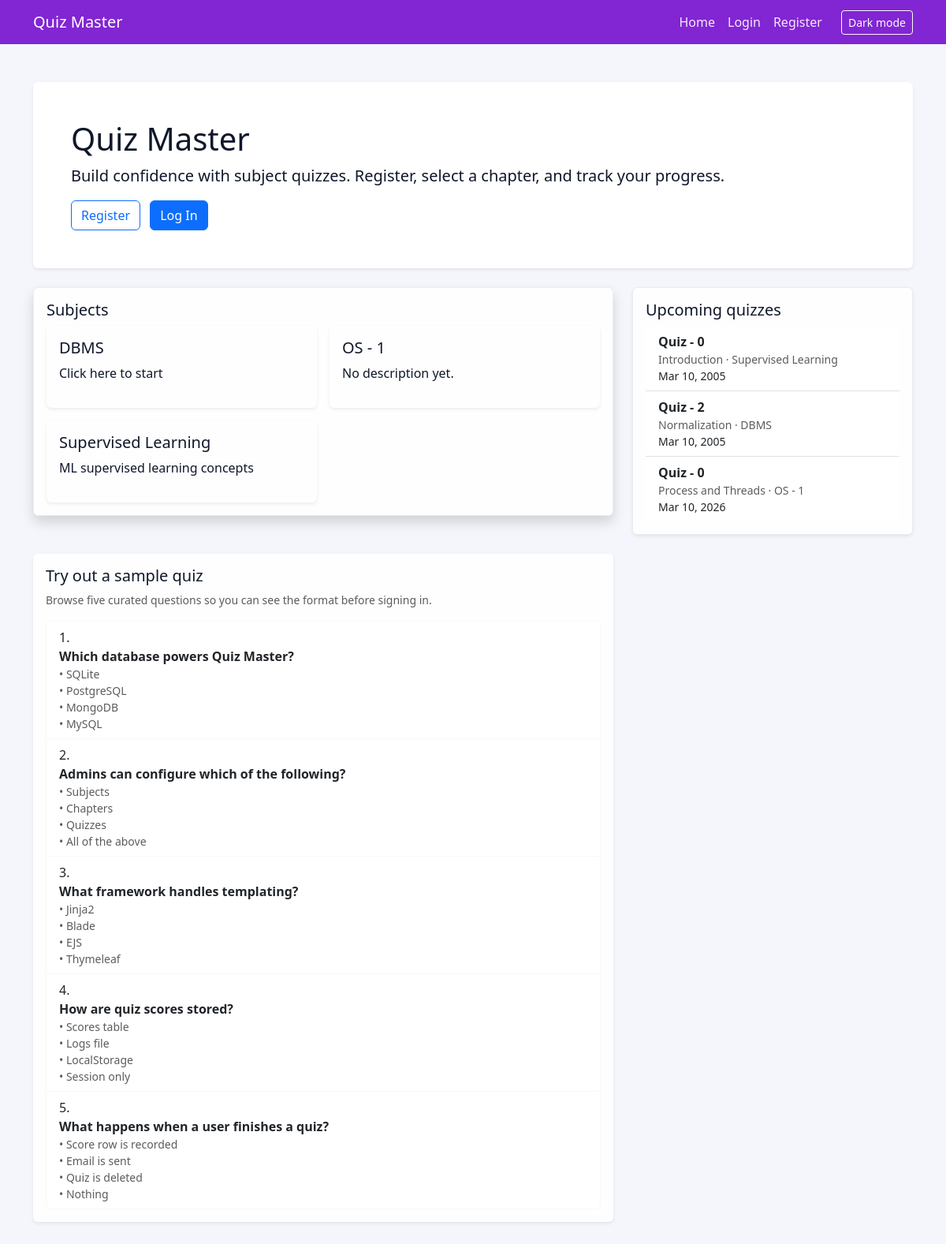
The page / on the database its author committed.
### models.py (models this page shows, shortened)
class Subject(db.Model):
    id = db.Column(db.Integer, primary_key=True)
    name = db.Column(db.String(140), nullable=False)
    description = db.Column(db.Text)
    chapters = db.relationship("Chapter", backref="subject", lazy=True)

class Quiz(db.Model):
    id = db.Column(db.Integer, primary_key=True)
    chapter_id = db.Column(db.Integer, db.ForeignKey("chapter.id"), nullable=False)
    title = db.Column(db.String(140), nullable=False)
    date_of_quiz = db.Column(db.Date)
    duration_minutes = db.Column(db.Integer)
    remarks = db.Column(db.Text)
    questions = db.relationship("Question", backref="quiz", lazy=True)
    scores = db.relationship("Score", backref="quiz", lazy=True)

class Chapter(db.Model):
    id = db.Column(db.Integer, primary_key=True)
    subject_id = db.Column(db.Integer, db.ForeignKey("subject.id"), nullable=False)
    name = db.Column(db.String(140), nullable=False)
    description = db.Column(db.Text)
    quizzes = db.relationship("Quiz", backref="chapter", lazy=True)

### app.py (the view)
    @app.route("/")
    def index():
        if current_user.is_authenticated:
            return redirect(url_for("dashboard"))
        subjects = Subject.query.order_by(Subject.name).all()
        upcoming_quizzes = (
            Quiz.query.order_by(Quiz.date_of_quiz.asc(), Quiz.title)
            .limit(4)
            .all()
        )
        return render_template(
            "index.html",
            subjects=subjects,
            upcoming_quizzes=upcoming_quizzes,
            sample_quiz=PRELOGIN_QUIZ,
        )

### templates/index.html (shortened to what this page needs)
{% extends "base.html" %}
{% block content %}
<div class="row mb-4">
  <div class="col-12">
    <div class="p-5 bg-white rounded shadow-sm">
      <h1 class="display-6">Quiz Master</h1>
      <p class="lead">
        Build confidence with  subject quizzes. Register, select a chapter, and track your progress.
      </p>
      <div>
        <a class="btn btn-outline-primary me-2" href="{{ url_for('register') }}">Register</a>
        <a class="btn btn-primary" href="{{ url_for('login') }}">Log In</a>
      </div>
    </div>
  </div>
</div>
<div class="row mb-4">
  <div class="col-lg-8 mb-4">
    <div class="card shadow">
      <div class="card-body">
        <h5 class="card-title">Subjects</h5>
        <div class="row g-3">
          {% for subject in subjects %}
          <div class="col-md-6">
            <div class="card border-0 shadow-sm h-100">
              <div class="card-body">
                <h5 class="card-title">{{ subject.name }}</h5>
                <p class="card-text">{{ subject.description or 'No description yet.' }}</p>
              </div>
            </div>
          </div>
          {% else %}
          <div class="col-12">
            <p class="text-muted">No subjects configured yet.</p>
          </div>
          {% endfor %}
        </div>
      </div>
    </div>
  </div>
  <div class="col-lg-4">
    <div class="card shadow-sm">
      <div class="card-body">
        <h5 class="card-title">Upcoming quizzes</h5>
        <ul class="list-group list-group-flush">
          {% for quiz in upcoming_quizzes %}
          <li class="list-group-item">
            <strong>{{ quiz.title }}</strong>
            <div class="text-muted small">
              {{ quiz.chapter.name }} · {{ quiz.chapter.subject.name }}
            </div>
            <div class="small">
              {{ quiz.date_of_quiz.strftime('%b %d, %Y') if quiz.date_of_quiz else 'Date TBD' }}
            </div>
          </li>
          {% else %}
          <li class="list-group-item text-muted">No quizzes scheduled.</li>
          {% endfor %}
        </ul>
      </div>
    </div>
  </div>
</div>
<div class="row">
  <div class="col-lg-8 mb-4">
    <div class="card shadow-sm border-0">
      <div class="card-body">
        <h5 class="card-title">Try out a sample quiz</h5>
        <p class="text-muted small">
          Browse five curated questions so you can see the format before signing in.
        </p>
        <ol class="list-group list-group-numbered">
          {% for entry in sample_quiz %}
          <li class="list-group-item border-light">
            <div class="fw-semibold">{{ entry.statement }}</div>
            <ul class="list-unstyled small mb-0">
              {% for option in entry.options %}
              <li class="text-muted">• {{ option }}</li>
              {% endfor %}
            </ul>
          </li>
          {% endfor %}
        </ol>
      </div>
    </div>
  </div>
</div>
{% endblock %}

### static/css/site.css (style rules this page uses)
:root { --bg: #f5f6fb; --card: #fefefe; --text: #0f172a; --muted: #6c757d; --border: #e9ecef; --primary: #0d6efd; --navbar: #8225d3; }
body { background: var(--bg); color: var(--text); }
.card { background: var(--card); border-color: var(--border); color: var(--text); }

### rows shown on the page
Subject: name "DBMS", description "Click here to start"
Subject: name "OS - 1", description "No description yet."
Subject: name "Supervised Learning", description "ML supervised learning concepts"
Quiz: title "Quiz - 0", chapter.name "Introduction", chapter.subject.name "Supervised Learning", date_of_quiz "Mar 10, 2005"
Quiz: title "Quiz - 2", chapter.name "Normalization", chapter.subject.name "DBMS", date_of_quiz "Mar 10, 2005"
Quiz: title "Quiz - 0", chapter.name "Process and Threads", chapter.subject.name "OS - 1", date_of_quiz "Mar 10, 2026"

### other values the page prints
{{ entry.statement }} "Which database powers Quiz Master?" "Admins can configure which of the following?" "What framework handles templating?" "How are quiz scores stored?" "What happens when a user finishes a quiz?"
{{ option }} "SQLite" "PostgreSQL" "MongoDB" "MySQL" "Subjects" "Chapters" "Quizzes" "All of the above" "Jinja2" "Blade" "EJS" "Thymeleaf" "Scores table" "Logs file" "LocalStorage" "Session only" "Score row is recorded" "Email is sent" "Quiz is deleted" "Nothing"
